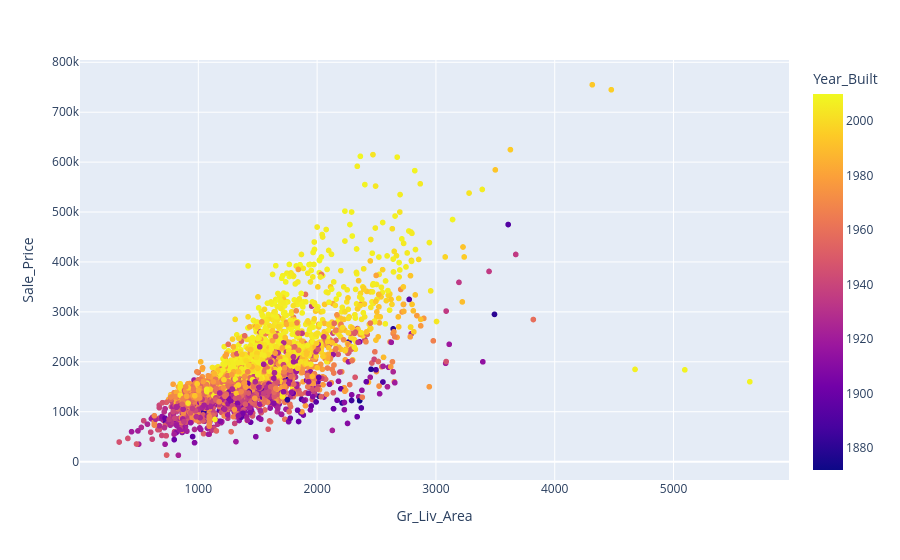

Source (notebook cell):
### Markdown cell above
In this first part, plot "Sale_Price" (y) as function of "Gr_Liv_Area" (x) i.e. usable square footage. Change the color of points based on "Year_Built". You should assign the graph to an object called "fig".

### Code cell
fig = px.scatter(ames, x = 'Gr_Liv_Area', y = 'Sale_Price', color = 'Year_Built')
fig

### Figure 1 — Plotly figure (JSON) as saved in the notebook; plotly's stock layout.template omitted (floating-point values rounded to 4 significant figures; data arrays with more than 128 entries replaced by an {"elided": "..."} marker saying what was removed)
{"data": [{"hovertemplate": "Gr_Liv_Area=%{x}<br>Sale_Price=%{y}<br>Year_Built=%{marker.color}<extra></extra>", "legendgroup": "", "marker": {"color": {"elided": "2930 int values"}, "coloraxis": "coloraxis", "symbol": "circle"}, "mode": "markers", "name": "", "showlegend": false, "type": "scattergl", "x": {"elided": "2930 int values"}, "xaxis": "x", "y": {"elided": "2930 int values"}, "yaxis": "y"}], "layout": {"coloraxis": {"colorbar": {"title": {"text": "Year_Built"}}, "colorscale": [[0, "#0d0887"], [0.1111, "#46039f"], [0.2222, "#7201a8"], [0.3333, "#9c179e"], [0.4444, "#bd3786"], [0.5556, "#d8576b"], [0.6667, "#ed7953"], [0.7778, "#fb9f3a"], [0.8889, "#fdca26"], [1, "#f0f921"]]}, "legend": {"tracegroupgap": 0}, "margin": {"t": 60}, "xaxis": {"anchor": "y", "domain": [0, 1], "title": {"text": "Gr_Liv_Area"}}, "yaxis": {"anchor": "x", "domain": [0, 1], "title": {"text": "Sale_Price"}}}}
